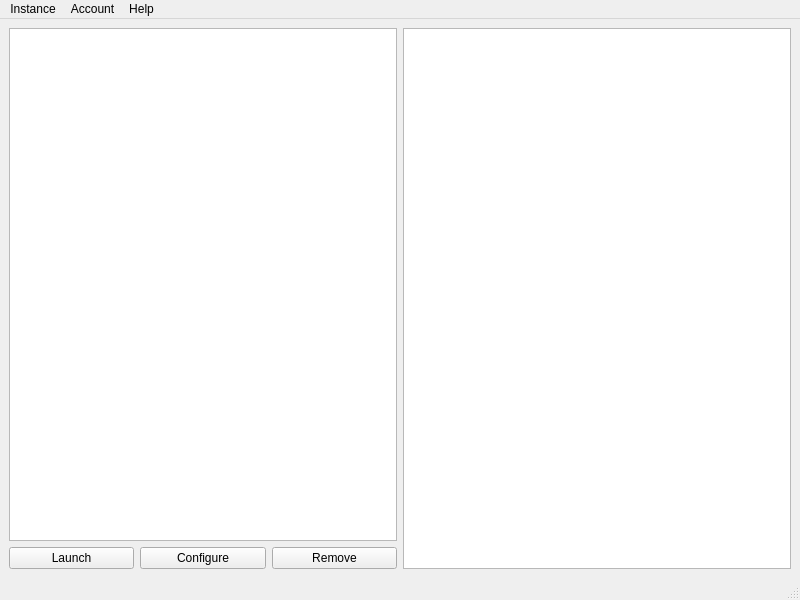
<?xml version="1.0" encoding="UTF-8"?>
<ui version="4.0">
 <class>MainWindow</class>
 <widget class="QMainWindow" name="MainWindow">
  <property name="geometry">
   <rect>
    <x>0</x>
    <y>0</y>
    <width>800</width>
    <height>600</height>
   </rect>
  </property>
  <property name="windowTitle">
   <string>Impaler Launcher</string>
  </property>
  <widget class="QWidget" name="centralwidget">
   <layout class="QGridLayout" name="gridLayout_2">
    <item row="0" column="0">
     <layout class="QVBoxLayout" name="layout_instance">
      <item>
       <widget class="QListView" name="list_instances"/>
      </item>
      <item>
       <layout class="QHBoxLayout" name="layout_buttons">
        <item>
         <widget class="QPushButton" name="button_launch">
          <property name="text">
           <string>Launch</string>
          </property>
         </widget>
        </item>
        <item>
         <widget class="QPushButton" name="button_configure">
          <property name="text">
           <string>Configure</string>
          </property>
         </widget>
        </item>
        <item>
         <widget class="QPushButton" name="button_remove">
          <property name="text">
           <string>Remove</string>
          </property>
         </widget>
        </item>
       </layout>
      </item>
     </layout>
    </item>
    <item row="0" column="1">
     <widget class="QTextBrowser" name="text_browser_log"/>
    </item>
   </layout>
  </widget>
  <widget class="QMenuBar" name="menubar">
   <property name="geometry">
    <rect>
     <x>0</x>
     <y>0</y>
     <width>800</width>
     <height>34</height>
    </rect>
   </property>
   <widget class="QMenu" name="menu_instance">
    <property name="title">
     <string>Instance</string>
    </property>
    <addaction name="action_new"/>
    <addaction name="action_import"/>
   </widget>
   <widget class="QMenu" name="menu_account">
    <property name="title">
     <string>Account</string>
    </property>
    <addaction name="action_login"/>
    <addaction name="action_logout"/>
   </widget>
   <widget class="QMenu" name="menu_help">
    <property name="title">
     <string>Help</string>
    </property>
    <addaction name="action_info"/>
   </widget>
   <addaction name="menu_instance"/>
   <addaction name="menu_account"/>
   <addaction name="menu_help"/>
  </widget>
  <widget class="QStatusBar" name="statusbar"/>
  <action name="action_info">
   <property name="text">
    <string>Info</string>
   </property>
  </action>
  <action name="action_new">
   <property name="text">
    <string>New Instance</string>
   </property>
  </action>
  <action name="action_import">
   <property name="text">
    <string>Import Instance</string>
   </property>
  </action>
  <action name="action_login">
   <property name="text">
    <string>Login</string>
   </property>
  </action>
  <action name="action_logout">
   <property name="text">
    <string>Logout</string>
   </property>
  </action>
 </widget>
 <resources/>
 <connections/>
</ui>
